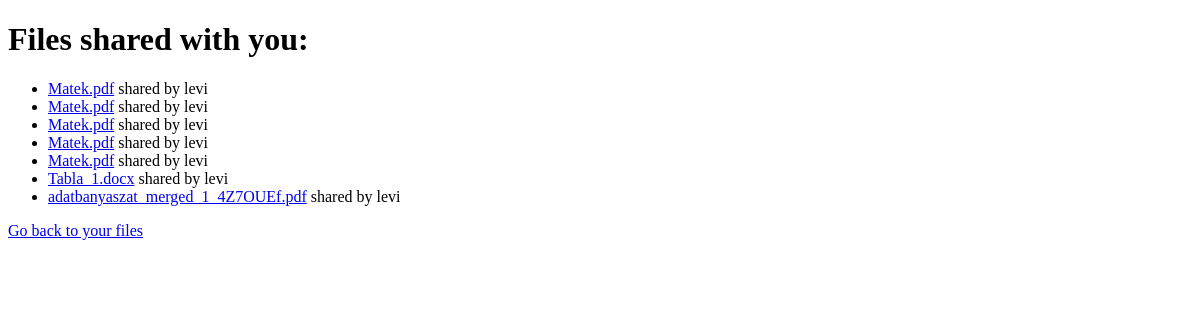
The app's page /shared_with_you/ (signed in), older data.
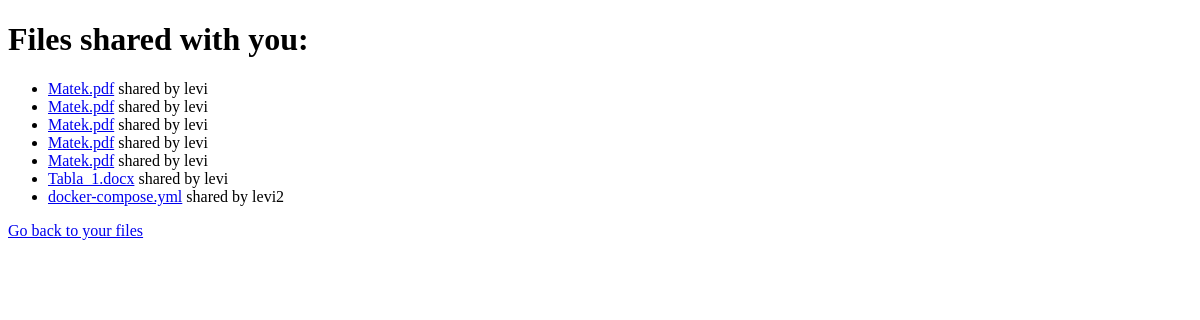
The same page, newer data.
### storage/models.py (models this page shows)
class Document(models.Model):
    name = models.CharField(max_length=255)
    document = models.FileField(upload_to='documents/')
    uploaded_at = models.DateTimeField(auto_now_add=True)
    uploaded_by = models.ForeignKey(User, on_delete=models.CASCADE)
    shared_with = models.ManyToManyField(User, related_name='shared_with')

### storage/views.py (the view)
# urls.py: path('shared_with_you/', views.shared_with_you, name='shared_with_you'),
def shared_with_you(request):
    shared_documents = Document.objects.filter(shared_with=request.user)
    return render(request, 'shared_with_you.html', {'shared_documents': shared_documents})

### storage/templates/shared_with_you.html (shortened to what this page needs)
<!DOCTYPE html>
<html>
<head>
</head>
<body>
    <h1>Files shared with you:</h1>
    <ul>
        {% for document in shared_documents %}
            <li><a href="{% url 'download' document.id %}">{{ document.name }}</a> shared by {{ document.uploaded_by.username }}</li>
        {% empty %}
            <li>No files shared with you.</li>
        {% endfor %}
    </ul>
    <a href="{% url 'upload' %}">Go back to your files</a>
</body>
</html>

Row changes from the older to the newer data that the page shows:
removed Document: name "adatbanyaszat_merged_1_4Z7OUEf.pdf", uploaded_by.username "levi"
added Document: name "docker-compose.yml", uploaded_by.username "levi2"
